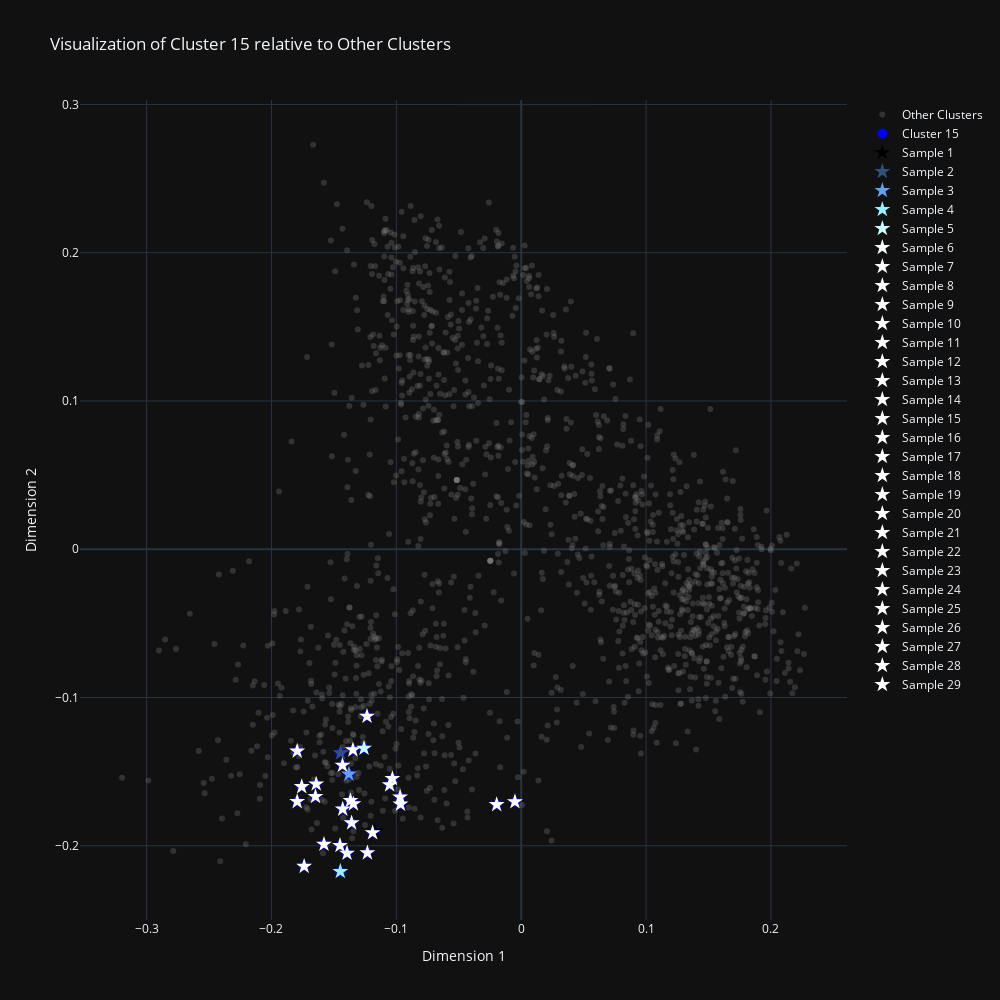

Notebook source saved alongside this figure:
### Code cell
visualize_cluster(
    15,
    cluster_labels=cluster_labels,
    reduced_vectors=reduced_vectors,
    sampled_data=sampled_data,
)

### Figure 1 — Plotly figure (JSON) as saved in the notebook; plotly's stock layout.template omitted (floating-point values rounded to 4 significant figures; data arrays with more than 128 entries replaced by an {"elided": "..."} marker saying what was removed)
{"data": [{"hoverinfo": "skip", "marker": {"color": "gray", "opacity": 0.3, "size": 6}, "mode": "markers", "name": "Other Clusters", "type": "scatter", "x": {"elided": "1380 float values"}, "y": {"elided": "1380 float values"}}, {"hoverinfo": "skip", "marker": {"color": "blue", "size": 10}, "mode": "markers", "name": "Cluster 15", "type": "scatter", "x": [-0.1169, -0.1447, -0.138, -0.1449, -0.1259, -0.1395, -0.1794, -0.1368, -0.1232, -0.158, -0.01967, -0.1642, -0.1431, -0.1452, -0.119, -0.1794, -0.1738, -0.143, -0.1032, -0.1758, -0.1648, -0.1054, -0.09699, -0.0967, -0.1235, -0.1344, -0.1358, -0.1348, -0.005062], "y": [-0.1903, -0.1374, -0.1517, -0.2173, -0.1342, -0.205, -0.1702, -0.1695, -0.2048, -0.199, -0.1722, -0.1583, -0.1457, -0.1998, -0.1912, -0.1362, -0.2139, -0.1752, -0.1547, -0.1602, -0.1668, -0.1589, -0.1671, -0.1719, -0.1127, -0.1717, -0.1846, -0.1353, -0.1703]}, {"hovertemplate": "<b>Sample %{text}</b><br>title: state of mind...<br>href: https://youtube.com/watch?v=QVne9fakxhY<br>desc: \"state of mind\" is a collection of smooth, nostalgic and chi...<br>likes: 7.3K<br>duration: 1:04:17<br>channelName: home alone.<br>subCount: 49.9K subscribers<br>dateAndViews: 179,761 views 19 Aug 2024 #chilllofi #citypop #chillhop<br>", "marker": {"color": "rgb(0, 0, 0)", "size": 12, "symbol": "star"}, "mode": "markers", "name": "Sample 1", "text": ["1"], "type": "scatter", "x": [-0.1169], "y": [-0.1903]}, {"hovertemplate": "<b>Sample %{text}</b><br>title: where did the time go?<br>href: https://youtube.com/watch?v=i5M1Y2JaL5U&t=22s<br>desc: \"where did the time go?\" is a collection of smooth, nostalgi...<br>likes: 20K<br>duration: 1:00:43<br>channelName: home alone.<br>subCount: 49.9K subscribers<br>dateAndViews: 442,325 views 15 Aug 2024 #chilllofi #citypop #chillhop<br>", "marker": {"color": "rgb(50, 80, 120)", "size": 12, "symbol": "star"}, "mode": "markers", "name": "Sample 2", "text": ["2"], "type": "scatter", "x": [-0.1447], "y": [-0.1374]}, {"hovertemplate": "<b>Sample %{text}</b><br>title: The Best Lo-Fi Hip Hop Beats! 🌟 Deep Emotions, Chill, Fall &...<br>href: https://youtube.com/watch?v=VnUpMhEQPcU<br>desc: Welcome to a world where deep emotions and unexpected joy me...<br>likes: Like<br>duration: 58:16<br>channelName: Wave Soul 🎶<br>subCount: 252 subscribers<br>dateAndViews: 9 views 3 Sept 2024 #LoFiHipHop #DeepEmotions #ChillBeats<br>", "marker": {"color": "rgb(100, 160, 240)", "size": 12, "symbol": "star"}, "mode": "markers", "name": "Sample 3", "text": ["3"], "type": "scatter", "x": [-0.138], "y": [-0.1517]}, {"hovertemplate": "<b>Sample %{text}</b><br>title: 𝐏𝐥𝐚𝐲𝐥𝐢𝐬𝐭 80's Tokyo Girl Lo-fi Chill Hiphop🍃 / 1hour Lofi hi...<br>href: https://youtube.com/watch?v=cX5dCzFmel8<br>desc: We're bringing you another soothing mix to help you relax, s...<br>likes: 2K<br>duration: 1:02:15<br>channelName: LoFi Tokyo<br>subCount: 17.5K subscribers<br>dateAndViews: 115,350 views 20 Jul 2024 Lofi Tokyo Mix💿<br>", "marker": {"color": "rgb(150, 240, 360)", "size": 12, "symbol": "star"}, "mode": "markers", "name": "Sample 4", "text": ["4"], "type": "scatter", "x": [-0.1449], "y": [-0.2173]}, {"hovertemplate": "<b>Sample %{text}</b><br>title: [playlist] Summer, Beer, Lofi🍺| lofi hip hop chill beats<br>href: https://youtube.com/watch?v=z03iZPVTE-s<br>desc: Chill. Stay cool.\nAnd know you’re a favorite with everybody....<br>likes: 4.9K<br>duration: 52:48<br>channelName: quiet.b<br>subCount: 8.97K subscribers<br>dateAndViews: 141,665 views 15 Jul 2024 lofi Complete Collection | lofi hi...<br>", "marker": {"color": "rgb(200, 320, 480)", "size": 12, "symbol": "star"}, "mode": "markers", "name": "Sample 5", "text": ["5"], "type": "scatter", "x": [-0.1259], "y": [-0.1342]}, {"hovertemplate": "<b>Sample %{text}</b><br>title: Chill Lofi Music [chill lo-fi hip hop beats]<br>href: https://youtube.com/watch?v=S_bON2ei8iA<br>desc: Subscribe:    / @settlefm  \n🎶  Listen on Spotify, Apple Musi...<br>likes: 8.2K<br>duration: 59:49<br>channelName: Settle<br>subCount: 106K subscribers<br>dateAndViews: 1,561,318 views 27 Jan 2023 #chillhop #chillbeats #lofi<br>", "marker": {"color": "rgb(250, 400, 600)", "size": 12, "symbol": "star"}, "mode": "markers", "name": "Sample 6", "text": ["6"], "type": "scatter", "x": [-0.1395], "y": [-0.205]}, {"hovertemplate": "<b>Sample %{text}</b><br>title: The Sound of Silence<br>href: https://youtube.com/watch?v=co39cnJpeW8<br>desc: \"The Sound of Silence\" is a collection of ambient, dreamy an...<br>likes: 2.3K<br>duration: 1:01:20<br>channelName: home alone.<br>subCount: 50.1K subscribers<br>dateAndViews: 74,997 views 20 Aug 2024 #chilllofi #chillhop #lofihiphopmix<br>", "marker": {"color": "rgb(300, 480, 720)", "size": 12, "symbol": "star"}, "mode": "markers", "name": "Sample 7", "text": ["7"], "type": "scatter", "x": [-0.1794], "y": [-0.1702]}, {"hovertemplate": "<b>Sample %{text}</b><br>title: City Pop - Rain  Lofi ☂️ Ghibli Inspired Atmosphere  for Stu...<br>href: https://youtube.com/watch?v=XVZgGVt3By8<br>desc: chill vibes for study, relax, sleep...😴🎧\n#lofi #hiphop #chil...<br>likes: 4.4K<br>duration: 1:00:47<br>channelName: chill chill journal<br>subCount: 9.95K subscribers<br>dateAndViews: 198,694 views 20 Jun 2024 LoFi  collection by chill chill jo...<br>", "marker": {"color": "rgb(350, 560, 840)", "size": 12, "symbol": "star"}, "mode": "markers", "name": "Sample 8", "text": ["8"], "type": "scatter", "x": [-0.1368], "y": [-0.1695]}, {"hovertemplate": "<b>Sample %{text}</b><br>title: Chill Lofi Beats [chill lo-fi hip hop beats]<br>href: https://youtube.com/watch?v=NpQbEadBq_w<br>desc: 🔊 YouTube Playlists: http://listen.settle.fm/youtube\n🎶  List...<br>likes: 19K<br>duration: 56:49<br>channelName: Settle<br>subCount: 106K subscribers<br>dateAndViews: 3,056,517 views 9 Sept 2022 #chillhop #chillbeats #lofibeats<br>", "marker": {"color": "rgb(400, 640, 960)", "size": 12, "symbol": "star"}, "mode": "markers", "name": "Sample 9", "text": ["9"], "type": "scatter", "x": [-0.1232], "y": [-0.2048]}, {"hovertemplate": "<b>Sample %{text}</b><br>title: Chill Lofi Mix [chill lo-fi hip hop beats]<br>href: https://youtube.com/watch?v=CLeZyIID9Bo<br>desc: 🔊 YouTube Playlists: http://listen.settle.fm/youtube\n🎶  List...<br>likes: 146K<br>duration: 1:44:52<br>channelName: Settle<br>subCount: 106K subscribers<br>dateAndViews: 25,236,626 views 12 Aug 2022 #chillhop #chillbeats #lofi<br>", "marker": {"color": "rgb(450, 720, 1080)", "size": 12, "symbol": "star"}, "mode": "markers", "name": "Sample 10", "text": ["10"], "type": "scatter", "x": [-0.158], "y": [-0.199]}, {"hovertemplate": "<b>Sample %{text}</b><br>title: lofi hip hop radio 📚 beats to relax/study to<br>href: https://youtube.com/watch?v=jfKfPfyJRdk<br>desc: 🎼 | Listen on Spotify, Apple music and more\n→  https://fanli...<br>likes:  12345678901234567890123456789  .  1234567890123456789012345...<br>duration: <br>channelName: Lofi Girl<br>subCount: 14.4M subscribers<br>dateAndViews: 24,210 watching now Started streaming on 12 Jul 2022 📻 Lofi ...<br>", "marker": {"color": "rgb(500, 800, 1200)", "size": 12, "symbol": "star"}, "mode": "markers", "name": "Sample 11", "text": ["11"], "type": "scatter", "x": [-0.01967], "y": [-0.1722]}, {"hovertemplate": "<b>Sample %{text}</b><br>title: Summer Nights 🌇 [upbeat lofi / instrumental beats mix]<br>href: https://youtube.com/watch?v=hyocEUbSQMI<br>desc: 🎧 Download / Stream\n・ https://chillhop.ffm.to/summernights.o...<br>likes: 6.3K<br>duration: 1:00:16<br>channelName: Chillhop Music<br>subCount: 3.28M subscribers<br>dateAndViews: 439,781 views 11 Jul 2022 #chillhop #instrumental #beats<br>", "marker": {"color": "rgb(550, 880, 1320)", "size": 12, "symbol": "star"}, "mode": "markers", "name": "Sample 12", "text": ["12"], "type": "scatter", "x": [-0.1642], "y": [-0.1583]}, {"hovertemplate": "<b>Sample %{text}</b><br>title: Nighttime Ramen 🍜  [jazzy beats / lofi hip hop mix]<br>href: https://youtube.com/watch?v=iEGFFyv0MH4<br>desc: Inner city jazzy beats mix for your late nights, with some b...<br>likes: 115K<br>duration: 49:39<br>channelName: Chillhop Music<br>subCount: 3.28M subscribers<br>dateAndViews: 7,834,835 views Premiered on 4 Sept 2019 #lofi #jazz #beats<br>", "marker": {"color": "rgb(600, 960, 1440)", "size": 12, "symbol": "star"}, "mode": "markers", "name": "Sample 13", "text": ["13"], "type": "scatter", "x": [-0.1431], "y": [-0.1457]}, {"hovertemplate": "<b>Sample %{text}</b><br>title: 𝐏𝐥𝐚𝐲𝐥𝐢𝐬𝐭 80's Tokyo Lofi Hiphop & Girl🗼 / lo-fi hiphop mix (...<br>href: https://youtube.com/watch?v=ArHSMbhjLiE<br>desc: We're bringing you another soothing mix to help you relax, s...<br>likes: 12K<br>duration: 1:01:54<br>channelName: LoFi Tokyo<br>subCount: 17.5K subscribers<br>dateAndViews: 550,967 views 24 Jul 2024 Lofi Tokyo Mix💿<br>", "marker": {"color": "rgb(650, 1040, 1560)", "size": 12, "symbol": "star"}, "mode": "markers", "name": "Sample 14", "text": ["14"], "type": "scatter", "x": [-0.1452], "y": [-0.1998]}, {"hovertemplate": "<b>Sample %{text}</b><br>title: late night vibes⁴... 😴 calm chillhop beats<br>href: https://youtube.com/watch?v=vblXcMky4Fw<br>desc: A selection of the best calm lofi hip hop beats for those up...<br>likes: 97K<br>duration: 58:28<br>channelName: Chillhop Music<br>subCount: 3.28M subscribers<br>dateAndViews: 4,948,681 views Premiered on 5 Feb 2020 #lofi #calm #beats<br>", "marker": {"color": "rgb(700, 1120, 1680)", "size": 12, "symbol": "star"}, "mode": "markers", "name": "Sample 15", "text": ["15"], "type": "scatter", "x": [-0.119], "y": [-0.1912]}, {"hovertemplate": "<b>Sample %{text}</b><br>title: Warm summer nights  •  instrumental hip hop - chillhop - lof...<br>href: https://youtube.com/watch?v=98MQOJWdEME<br>desc: A collection of atmospheric mellow chillhop / lofi hip hop b...<br>likes: 29K<br>duration: 1:00:03<br>channelName: Chillhop Music<br>subCount: 3.28M subscribers<br>dateAndViews: 2,889,390 views 7 Jul 2017<br>", "marker": {"color": "rgb(750, 1200, 1800)", "size": 12, "symbol": "star"}, "mode": "markers", "name": "Sample 16", "text": ["16"], "type": "scatter", "x": [-0.1794], "y": [-0.1362]}, {"hovertemplate": "<b>Sample %{text}</b><br>title: 𝐏𝐥𝐚𝐲𝐥𝐢𝐬𝐭 80's Tokyo Vibes 🎧  / Lofi hiphop mix ( Chill & Stu...<br>href: https://youtube.com/watch?v=7XXu_-eoxHo<br>desc: We're bringing you another soothing mix to help you relax, s...<br>likes: 2K<br>duration: 1:31:07<br>channelName: LoFi Tokyo<br>subCount: 17.5K subscribers<br>dateAndViews: 181,505 views 13 Aug 2024 Lofi Tokyo Mix💿<br>", "marker": {"color": "rgb(800, 1280, 1920)", "size": 12, "symbol": "star"}, "mode": "markers", "name": "Sample 17", "text": ["17"], "type": "scatter", "x": [-0.1738], "y": [-0.2139]}, {"hovertemplate": "<b>Sample %{text}</b><br>title: ＳＡＸ　ＯＮ　ＴＨＥ　ＢＥＡＣＨ．( l o l )<br>href: https://youtube.com/watch?v=Z7cJR4Q61Dc<br>desc: \"Sax on the beach\" is a collection of classy, chill and retr...<br>likes: 7.4K<br>duration: 1:00:38<br>channelName: home alone.<br>subCount: 50.2K subscribers<br>dateAndViews: 257,366 views 3 Aug 2024 #chilllofi #citypop #chillhop<br>", "marker": {"color": "rgb(850, 1360, 2040)", "size": 12, "symbol": "star"}, "mode": "markers", "name": "Sample 18", "text": ["18"], "type": "scatter", "x": [-0.143], "y": [-0.1752]}, {"hovertemplate": "<b>Sample %{text}</b><br>title: ＭＩＡＭＩ ＥＸＴＲＡＶＡＧＡＮＣＥ /// 𝘼 𝘾𝙞𝙩𝙮𝙋𝙤𝙥 𝙑𝙖𝙥𝙤𝙧𝙬𝙖𝙫𝙚 / 𝙎𝙮𝙣𝙩𝙝𝙬𝙖𝙫𝙚 / 𝘾𝙝𝙞...<br>href: https://youtube.com/watch?v=fj5yhSIeIC8<br>desc: #vaporwave #chillwave #synthwave \n\nＭＩＡＭＩ ＥＸＴＲＡＶＡＧＡＮＣＥ /// 𝘼 ...<br>likes: 612<br>duration: 49:00<br>channelName: Retropical Records<br>subCount: 1.84K subscribers<br>dateAndViews: 15,818 views 19 Aug 2024 #miamirealestate #vaporwave #dreamc...<br>", "marker": {"color": "rgb(900, 1440, 2160)", "size": 12, "symbol": "star"}, "mode": "markers", "name": "Sample 19", "text": ["19"], "type": "scatter", "x": [-0.1032], "y": [-0.1547]}, {"hovertemplate": "<b>Sample %{text}</b><br>title: Endless Sunday 😌  [Chillhop / instrumental beats]<br>href: https://youtube.com/watch?v=D_uLM5i0Z4c<br>desc: Welcome to Endless Sunday: an ongoing series of instrumental...<br>likes: 124K<br>duration: 2:01:28<br>channelName: Chillhop Music<br>subCount: 3.28M subscribers<br>dateAndViews: 13,529,758 views Premiered on 16 Aug 2020 #chillhop #lofi #l...<br>", "marker": {"color": "rgb(950, 1520, 2280)", "size": 12, "symbol": "star"}, "mode": "markers", "name": "Sample 20", "text": ["20"], "type": "scatter", "x": [-0.1758], "y": [-0.1602]}, {"hovertemplate": "<b>Sample %{text}</b><br>title: ＡＵＴＵＭＮ　ＣＨＩＬＬ - [1 HOUR]<br>href: https://youtube.com/watch?v=1TVlO05Ugjw<br>desc: A chill mix of tracks by mell-ø & Ambulo\nLo-fi/Jazzhop beats...<br>likes: 69K<br>duration: 1:00:02<br>channelName: the bootleg boy 2<br>subCount: 1.56M subscribers<br>dateAndViews: 3,854,144 views 8 Dec 2020<br>", "marker": {"color": "rgb(1000, 1600, 2400)", "size": 12, "symbol": "star"}, "mode": "markers", "name": "Sample 21", "text": ["21"], "type": "scatter", "x": [-0.1648], "y": [-0.1668]}, {"hovertemplate": "<b>Sample %{text}</b><br>title: Chillhop Essentials - Summer 2019 - chill & groovy beats 🌴<br>href: https://youtube.com/watch?v=n5uz7egB9tA<br>desc: ☀️ Stream / Vinyl / Merch\n・ https://chillhop.ffm.to/summer20...<br>likes: 65K<br>duration: 1:04:34<br>channelName: Chillhop Music<br>subCount: 3.28M subscribers<br>dateAndViews: 5,024,363 views Premiered on 12 Jun 2019 #chillhop #summer #...<br>", "marker": {"color": "rgb(1050, 1680, 2520)", "size": 12, "symbol": "star"}, "mode": "markers", "name": "Sample 22", "text": ["22"], "type": "scatter", "x": [-0.1054], "y": [-0.1589]}, {"hovertemplate": "<b>Sample %{text}</b><br>title: Nighttime Ramen 2 🍜 [lofi beats / jazzhop mix]<br>href: https://youtube.com/watch?v=SPysM9mV1jM<br>desc: 🎧 Download / Stream\n・ https://chillhop.ffm.to/nighttimerame....<br>likes: 6.5K<br>duration: 1:01:44<br>channelName: Chillhop Music<br>subCount: 3.28M subscribers<br>dateAndViews: 476,929 views 3 Oct 2022 4 products<br>", "marker": {"color": "rgb(1100, 1760, 2640)", "size": 12, "symbol": "star"}, "mode": "markers", "name": "Sample 23", "text": ["23"], "type": "scatter", "x": [-0.09699], "y": [-0.1671]}, {"hovertemplate": "<b>Sample %{text}</b><br>title: Lost in Japan... 🌸<br>href: https://youtube.com/watch?v=j4Zxq6hwAfo<br>desc: \"lost in japan\" is collection of chill lofi hip hop beats to...<br>likes: 2K<br>duration: 1:00:19<br>channelName: home alone.<br>subCount: 50.2K subscribers<br>dateAndViews: 98,606 views 1 Jul 2024 #chilllofi #chillhop #lofihiphopmix<br>", "marker": {"color": "rgb(1150, 1840, 2760)", "size": 12, "symbol": "star"}, "mode": "markers", "name": "Sample 24", "text": ["24"], "type": "scatter", "x": [-0.0967], "y": [-0.1719]}, {"hovertemplate": "<b>Sample %{text}</b><br>title: Lofi Deep House Radio 📚 - Chill House music to relax/study t...<br>href: https://youtube.com/watch?v=UfqoLKk8chg<br>desc: The Best sunset Lofi Deep House LIVE 🔴 music mix 🌇 featuring...<br>likes: 2<br>duration: <br>channelName: Future Leo<br>subCount: 1.35K subscribers<br>dateAndViews: 10 watching now Started streaming 2 hours ago #house #lofiho...<br>", "marker": {"color": "rgb(1200, 1920, 2880)", "size": 12, "symbol": "star"}, "mode": "markers", "name": "Sample 25", "text": ["25"], "type": "scatter", "x": [-0.1235], "y": [-0.1127]}, {"hovertemplate": "<b>Sample %{text}</b><br>title: 80s Vibes City Pop - Japanese Lofi ☂️ Ghibli Rain Ambience |...<br>href: https://youtube.com/watch?v=iiKfwwCaGzg<br>desc: chill vibes for study, relax, sleep...😴🎧\n#lofi #hiphop #chil...<br>likes: 4.6K<br>duration: 1:03:46<br>channelName: chill chill journal<br>subCount: 9.96K subscribers<br>dateAndViews: 232,729 views 2 Jul 2024 LoFi  collection by chill chill jou...<br>", "marker": {"color": "rgb(1250, 2000, 3000)", "size": 12, "symbol": "star"}, "mode": "markers", "name": "Sample 26", "text": ["26"], "type": "scatter", "x": [-0.1344], "y": [-0.1717]}, {"hovertemplate": "<b>Sample %{text}</b><br>title: Japan City Lo-fi Chill & Coffee 🍃 / Lofi hiphop ( Chill & St...<br>href: https://youtube.com/watch?v=T0LuXLz5hbc<br>desc: ⛩️I'm releasing this music mix to help you relax and study. ...<br>likes: 7<br>duration: 55:52<br>channelName: Coffee Japan LoFi<br>subCount: 11 subscribers<br>dateAndViews: 168 views 31 Jul 2024 #lofi #playlist #80smusic<br>", "marker": {"color": "rgb(1300, 2080, 3120)", "size": 12, "symbol": "star"}, "mode": "markers", "name": "Sample 27", "text": ["27"], "type": "scatter", "x": [-0.1358], "y": [-0.1846]}, {"hovertemplate": "<b>Sample %{text}</b><br>title: Lo-fi Study Café 📖 1 Hour Chill Lo-fi No Ads to help you foc...<br>href: https://youtube.com/watch?v=GsY331YBUkg<br>desc: Welcome to our lo-fi study cafe 📚 Grab a cup of fresh brewed...<br>likes: 6.4K<br>duration: 1:02:19<br>channelName: Chill Crossing Hour<br>subCount: 20.8K subscribers<br>dateAndViews: 358,892 views Premiered on 1 Mar 2024 Chill Crossing Hour | ...<br>", "marker": {"color": "rgb(1350, 2160, 3240)", "size": 12, "symbol": "star"}, "mode": "markers", "name": "Sample 28", "text": ["28"], "type": "scatter", "x": [-0.1348], "y": [-0.1353]}, {"hovertemplate": "<b>Sample %{text}</b><br>title: asian lofi radio ⛩️ beats to relax/study to<br>href: https://youtube.com/watch?v=Na0w3Mz46GA<br>desc: 🎼 | Listen on Spotify, Apple music and more\n→  https://fanli...<br>likes: 63K<br>duration: <br>channelName: Lofi Girl<br>subCount: 14.4M subscribers<br>dateAndViews: Started streaming on 2 Jun 2024 📻 Lofi Girl - Radios<br>", "marker": {"color": "rgb(1400, 2240, 3360)", "size": 12, "symbol": "star"}, "mode": "markers", "name": "Sample 29", "text": ["29"], "type": "scatter", "x": [-0.005062], "y": [-0.1703]}], "layout": {"height": 1000, "hovermode": "closest", "title": {"text": "Visualization of Cluster 15 relative to Other Clusters"}, "width": 1000, "xaxis": {"title": {"text": "Dimension 1"}}, "yaxis": {"title": {"text": "Dimension 2"}}}}
